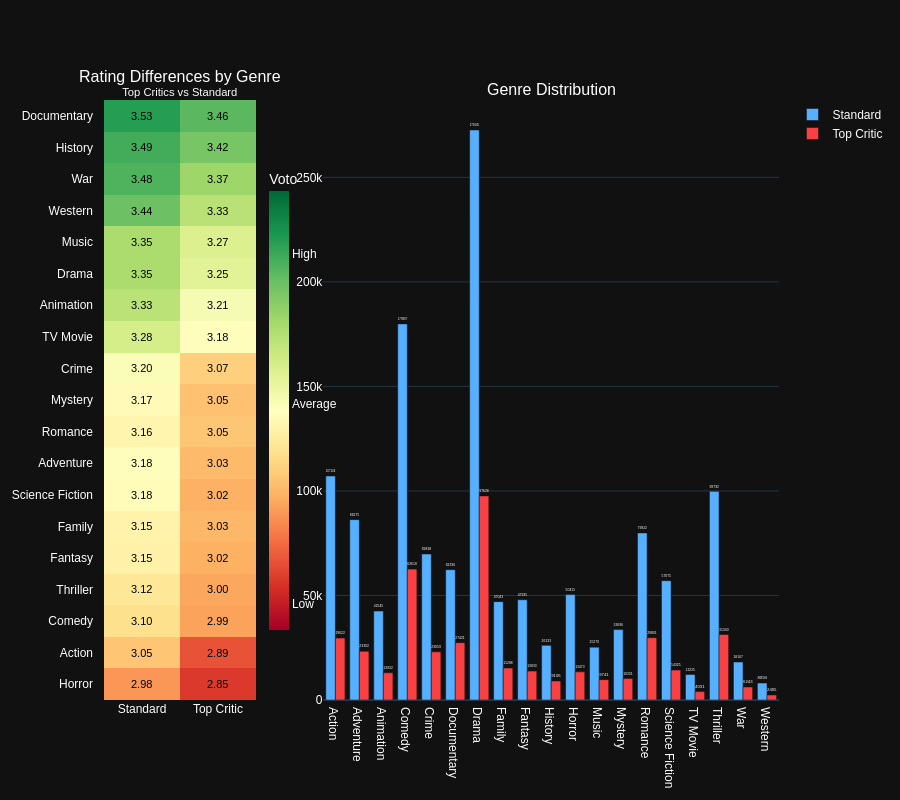

Source (notebook cell):
### Markdown cell above
### Chart

### Code cell
heatmap_trace = go.Heatmap(
    z=df_genre_pivot.values,
    x=['Standard', 'Top Critic'],
    y=df_genre_pivot.index,
    colorscale='RdYlGn',
    zmin=df_genre_pivot.min().min()-0.1,
    zmax=df_genre_pivot.max().max()+0.1,
    colorbar=dict(
        title='Voto',
        thickness=20,
        tickvals=[
            round(df_genre_pivot.min().min(), 1),
            round(df_genre_pivot.mean().mean(), 1),
            round(df_genre_pivot.max().max(), 1)
        ],
        ticktext=['Low', 'Average', 'High'],
        x=0.23,
        xanchor='left',
        len=0.8,
        y=0.5
    ),
    hovertemplate='Genre: %{y}<br>%{x}<br>Average rating: %{z:.2f}<extra></extra>'
)

fig_combined = make_subplots(
    rows=1, cols=2,
    column_widths=[0.25, 0.75],
     horizontal_spacing=0.1,
    subplot_titles=(
        'Rating Differences by Genre<br><sup>Top Critics vs Standard</sup>',
        'Genre Distribution'
    )
)

fig_combined.update_yaxes(autorange='reversed', row=1, col=1)

# Add heatmap
fig_combined.add_trace(heatmap_trace, row=1, col=1)

for i, row in enumerate(df_genre_pivot.values):
    for j, val in enumerate(row):
        fig_combined.add_annotation(
            text=f"{val:.2f}",
            x=j,
            y=i,
            xref='x1',
            yref='y1',
            showarrow=False,
            font=dict(size=11, color='black')
        )

# Add barchart
colors = ['#56B0FF', '#F94144']
for i, col in enumerate(genre_counts.columns):
    fig_combined.add_trace(
        go.Bar(
            x=genre_counts.index,
            y=genre_counts[col],
            name=col,
            marker_color=colors[i],
            text=genre_counts[col],
            textposition='outside',
            hoverinfo='y+name'
        ),
        row=1, col=2
    )

fig_combined.update_layout(
    height=800,
    font=dict(family="Arial", size=12, color="#FFFFFF"),
    margin=dict(l=80, r=50, b=80, t=100),
    showlegend=True
)

fig_combined.update_xaxes(
    tickmode='array',
    tickvals=[0, 1],
    ticktext=['Standard', 'Top Critic'],
    row=1, col=1
)

fig_combined.update_yaxes(
    tickangle=0,
    tickfont=dict(size=12),
    automargin=True,
    ticksuffix="   ",
    row=1, col=1
)

fig_combined.show()

### Figure 1 — Plotly figure (JSON) as saved in the notebook; plotly's stock layout.template omitted (floating-point values rounded to 4 significant figures)
{"data": [{"colorbar": {"len": 0.8, "thickness": 20, "ticktext": ["Low", "Average", "High"], "tickvals": [2.8, 3.2, 3.5], "title": {"text": "Voto"}, "x": 0.23, "xanchor": "left", "y": 0.5}, "colorscale": [[0.0, "rgb(165,0,38)"], [0.1, "rgb(215,48,39)"], [0.2, "rgb(244,109,67)"], [0.3, "rgb(253,174,97)"], [0.4, "rgb(254,224,139)"], [0.5, "rgb(255,255,191)"], [0.6, "rgb(217,239,139)"], [0.7, "rgb(166,217,106)"], [0.8, "rgb(102,189,99)"], [0.9, "rgb(26,152,80)"], [1.0, "rgb(0,104,55)"]], "hovertemplate": "Genre: %{y}<br>%{x}<br>Average rating: %{z:.2f}<extra></extra>", "x": ["Standard", "Top Critic"], "y": ["Documentary", "History", "War", "Western", "Music", "Drama", "Animation", "TV Movie", "Crime", "Mystery", "Romance", "Adventure", "Science Fiction", "Family", "Fantasy", "Thriller", "Comedy", "Action", "Horror"], "z": [[3.525, 3.462], [3.491, 3.425], [3.477, 3.371], [3.441, 3.329], [3.352, 3.268], [3.352, 3.254], [3.327, 3.207], [3.279, 3.181], [3.2, 3.07], [3.174, 3.045], [3.16, 3.053], [3.18, 3.032], [3.177, 3.017], [3.151, 3.028], [3.147, 3.016], [3.119, 3.002], [3.102, 2.995], [3.052, 2.886], [2.981, 2.848]], "zmax": 3.625, "zmin": 2.748, "type": "heatmap", "xaxis": "x", "yaxis": "y"}, {"hoverinfo": "y+name", "marker": {"color": "#56B0FF"}, "name": "Standard", "text": [107100.0, 86280.0, 42540.0, 179900.0, 69830.0, 62340.0, 272600.0, 47040.0, 47940.0, 26130.0, 50420.0, 25270.0, 33700.0, 79920.0, 57080.0, 12220.0, 99790.0, 18170.0, 8094.0], "textposition": "outside", "x": ["Action", "Adventure", "Animation", "Comedy", "Crime", "Documentary", "Drama", "Family", "Fantasy", "History", "Horror", "Music", "Mystery", "Romance", "Science Fiction", "TV Movie", "Thriller", "War", "Western"], "y": [107146, 86275, 42545, 179907, 69828, 62336, 272645, 47043, 47935, 26133, 50415, 25270, 33696, 79922, 57075, 12225, 99792, 18167, 8094], "type": "bar", "xaxis": "x2", "yaxis": "y2"}, {"hoverinfo": "y+name", "marker": {"color": "#F94144"}, "name": "Top Critic", "text": [29620.0, 23300.0, 13030.0, 62620.0, 23060.0, 27420.0, 97630.0, 15290.0, 13830.0, 9106.0, 13470.0, 9741.0, 10330.0, 29800.0, 14320.0, 4031.0, 31340.0, 6243.0, 2405.0], "textposition": "outside", "x": ["Action", "Adventure", "Animation", "Comedy", "Crime", "Documentary", "Drama", "Family", "Fantasy", "History", "Horror", "Music", "Mystery", "Romance", "Science Fiction", "TV Movie", "Thriller", "War", "Western"], "y": [29622, 23302, 13032, 62618, 23059, 27421, 97628, 15288, 13833, 9106, 13473, 9741, 10331, 29801, 14325, 4031, 31340, 6243, 2405], "type": "bar", "xaxis": "x2", "yaxis": "y2"}], "layout": {"xaxis": {"anchor": "y", "domain": [0.0, 0.225], "tickmode": "array", "tickvals": [0, 1], "ticktext": ["Standard", "Top Critic"]}, "yaxis": {"anchor": "x", "domain": [0.0, 1.0], "autorange": "reversed", "tickfont": {"size": 12}, "tickangle": 0, "automargin": true, "ticksuffix": "   "}, "xaxis2": {"anchor": "y2", "domain": [0.325, 1.0]}, "yaxis2": {"anchor": "x2", "domain": [0.0, 1.0]}, "annotations": [{"font": {"size": 16}, "showarrow": false, "text": "Rating Differences by Genre<br><sup>Top Critics vs Standard</sup>", "x": 0.1125, "xanchor": "center", "xref": "paper", "y": 1.0, "yanchor": "bottom", "yref": "paper"}, {"font": {"size": 16}, "showarrow": false, "text": "Genre Distribution", "x": 0.6625, "xanchor": "center", "xref": "paper", "y": 1.0, "yanchor": "bottom", "yref": "paper"}, {"font": {"color": "black", "size": 11}, "showarrow": false, "text": "3.53", "x": 0, "xref": "x", "y": 0, "yref": "y"}, {"font": {"color": "black", "size": 11}, "showarrow": false, "text": "3.46", "x": 1, "xref": "x", "y": 0, "yref": "y"}, {"font": {"color": "black", "size": 11}, "showarrow": false, "text": "3.49", "x": 0, "xref": "x", "y": 1, "yref": "y"}, {"font": {"color": "black", "size": 11}, "showarrow": false, "text": "3.42", "x": 1, "xref": "x", "y": 1, "yref": "y"}, {"font": {"color": "black", "size": 11}, "showarrow": false, "text": "3.48", "x": 0, "xref": "x", "y": 2, "yref": "y"}, {"font": {"color": "black", "size": 11}, "showarrow": false, "text": "3.37", "x": 1, "xref": "x", "y": 2, "yref": "y"}, {"font": {"color": "black", "size": 11}, "showarrow": false, "text": "3.44", "x": 0, "xref": "x", "y": 3, "yref": "y"}, {"font": {"color": "black", "size": 11}, "showarrow": false, "text": "3.33", "x": 1, "xref": "x", "y": 3, "yref": "y"}, {"font": {"color": "black", "size": 11}, "showarrow": false, "text": "3.35", "x": 0, "xref": "x", "y": 4, "yref": "y"}, {"font": {"color": "black", "size": 11}, "showarrow": false, "text": "3.27", "x": 1, "xref": "x", "y": 4, "yref": "y"}, {"font": {"color": "black", "size": 11}, "showarrow": false, "text": "3.35", "x": 0, "xref": "x", "y": 5, "yref": "y"}, {"font": {"color": "black", "size": 11}, "showarrow": false, "text": "3.25", "x": 1, "xref": "x", "y": 5, "yref": "y"}, {"font": {"color": "black", "size": 11}, "showarrow": false, "text": "3.33", "x": 0, "xref": "x", "y": 6, "yref": "y"}, {"font": {"color": "black", "size": 11}, "showarrow": false, "text": "3.21", "x": 1, "xref": "x", "y": 6, "yref": "y"}, {"font": {"color": "black", "size": 11}, "showarrow": false, "text": "3.28", "x": 0, "xref": "x", "y": 7, "yref": "y"}, {"font": {"color": "black", "size": 11}, "showarrow": false, "text": "3.18", "x": 1, "xref": "x", "y": 7, "yref": "y"}, {"font": {"color": "black", "size": 11}, "showarrow": false, "text": "3.20", "x": 0, "xref": "x", "y": 8, "yref": "y"}, {"font": {"color": "black", "size": 11}, "showarrow": false, "text": "3.07", "x": 1, "xref": "x", "y": 8, "yref": "y"}, {"font": {"color": "black", "size": 11}, "showarrow": false, "text": "3.17", "x": 0, "xref": "x", "y": 9, "yref": "y"}, {"font": {"color": "black", "size": 11}, "showarrow": false, "text": "3.05", "x": 1, "xref": "x", "y": 9, "yref": "y"}, {"font": {"color": "black", "size": 11}, "showarrow": false, "text": "3.16", "x": 0, "xref": "x", "y": 10, "yref": "y"}, {"font": {"color": "black", "size": 11}, "showarrow": false, "text": "3.05", "x": 1, "xref": "x", "y": 10, "yref": "y"}, {"font": {"color": "black", "size": 11}, "showarrow": false, "text": "3.18", "x": 0, "xref": "x", "y": 11, "yref": "y"}, {"font": {"color": "black", "size": 11}, "showarrow": false, "text": "3.03", "x": 1, "xref": "x", "y": 11, "yref": "y"}, {"font": {"color": "black", "size": 11}, "showarrow": false, "text": "3.18", "x": 0, "xref": "x", "y": 12, "yref": "y"}, {"font": {"color": "black", "size": 11}, "showarrow": false, "text": "3.02", "x": 1, "xref": "x", "y": 12, "yref": "y"}, {"font": {"color": "black", "size": 11}, "showarrow": false, "text": "3.15", "x": 0, "xref": "x", "y": 13, "yref": "y"}, {"font": {"color": "black", "size": 11}, "showarrow": false, "text": "3.03", "x": 1, "xref": "x", "y": 13, "yref": "y"}, {"font": {"color": "black", "size": 11}, "showarrow": false, "text": "3.15", "x": 0, "xref": "x", "y": 14, "yref": "y"}, {"font": {"color": "black", "size": 11}, "showarrow": false, "text": "3.02", "x": 1, "xref": "x", "y": 14, "yref": "y"}, {"font": {"color": "black", "size": 11}, "showarrow": false, "text": "3.12", "x": 0, "xref": "x", "y": 15, "yref": "y"}, {"font": {"color": "black", "size": 11}, "showarrow": false, "text": "3.00", "x": 1, "xref": "x", "y": 15, "yref": "y"}, {"font": {"color": "black", "size": 11}, "showarrow": false, "text": "3.10", "x": 0, "xref": "x", "y": 16, "yref": "y"}, {"font": {"color": "black", "size": 11}, "showarrow": false, "text": "2.99", "x": 1, "xref": "x", "y": 16, "yref": "y"}, {"font": {"color": "black", "size": 11}, "showarrow": false, "text": "3.05", "x": 0, "xref": "x", "y": 17, "yref": "y"}, {"font": {"color": "black", "size": 11}, "showarrow": false, "text": "2.89", "x": 1, "xref": "x", "y": 17, "yref": "y"}, {"font": {"color": "black", "size": 11}, "showarrow": false, "text": "2.98", "x": 0, "xref": "x", "y": 18, "yref": "y"}, {"font": {"color": "black", "size": 11}, "showarrow": false, "text": "2.85", "x": 1, "xref": "x", "y": 18, "yref": "y"}], "font": {"family": "Arial", "size": 12, "color": "#FFFFFF"}, "margin": {"l": 80, "r": 50, "b": 80, "t": 100}, "height": 800, "showlegend": true}}
